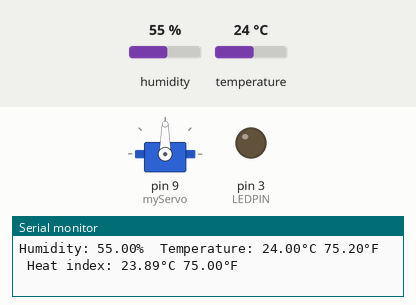
Simulated run of this sketch. Board: Arduino Uno, built with avr-gcc and run on an emulated ATmega328P. Parts: servo, output pins drawn as LEDs (lit = HIGH), the last lines printed to the serial monitor. The test bench sets the inputs (shaded band); at power-on: temperature 24 °C, humidity 55 %.

Above: at 7.92 s.
8.4 s: temperature set to 22.6 °C
16.1 s: temperature set to 21.3 °C
At 19.0 s:
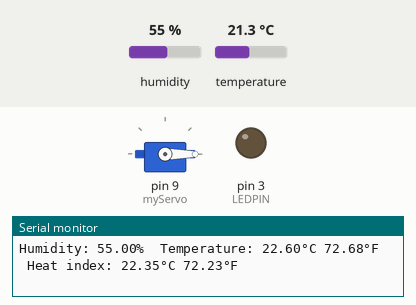
23.8 s: temperature set to 28 °C
At 24.79 s:
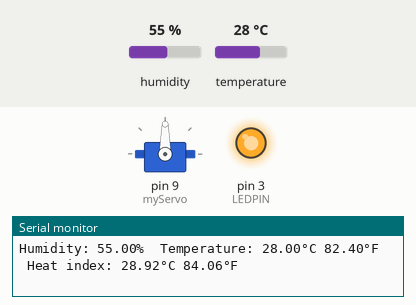
Timing chart, 0 to 37.2 s (numbered marks = the images above; inputs shaded):
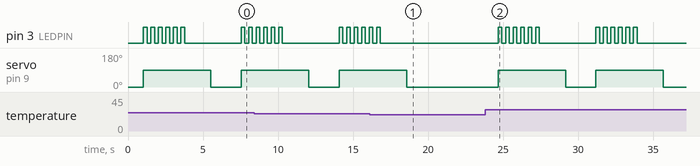

Measured:
- the behaviour switches between 22.1 and 22 °C on temperature (found by bisection; images 0 and 1)
- after the input at 16.1 s, pin 3 (LEDPIN): goes on until 16.8 s, then stays LOW; servo on pin 9 (myServo): goes on until 18.6 s, then stays 0°
- after the input at 23.8 s, pin 3 (LEDPIN): goes 5 × (HIGH 0.25 s, LOW 0.25 s), HIGH 0.25 s, LOW 3.8 s, 5 × (HIGH 0.25 s, LOW 0.25 s), HIGH 0.25 s, then LOW, starting after 0.87 s; servo on pin 9 (myServo): alternates 90° for 4.5 s and 0° for 2.0 s, starting after 0.87 s

The sketch:

DHTtester.ino
```cpp
#include "DHT.h"
#include <Servo.h>  // Include the Servo library

#define DHTPIN 2     // Digital pin connected to the DHT sensor
#define DHTTYPE DHT22   // DHT 22 (AM2302), AM2321
#define LEDPIN 3    // Digital pin connected to the LED

DHT dht(DHTPIN, DHTTYPE);
Servo myServo;  // Create a servo object

void setup() {
  Serial.begin(9600);
  Serial.println(F("DHTxx test!"));

  dht.begin();
  myServo.attach(9);  // Attaches the servo on pin 9 to the servo object
  myServo.write(0);   // Ensure servo is at 0 degrees at start-up

  pinMode(LEDPIN, OUTPUT);  // Set the LED pin as an output
  digitalWrite(LEDPIN, LOW);  // Ensure LED is off at start-up
}

void loop() {
  // Wait a few seconds between measurements.
  delay(1000);

  float h = dht.readHumidity();
  // Read temperature as Celsius (the default)
  float t = dht.readTemperature();
  // Read temperature as Fahrenheit (isFahrenheit = true)
  float f = dht.readTemperature(true);

  // Check if any reads failed and exit early (to try again).
  if (isnan(h) || isnan(t) || isnan(f)) {
    Serial.println(F("Failed to read from DHT sensor!"));
    return;
  }

  // Compute heat index in Fahrenheit (the default)
  float hif = dht.computeHeatIndex(f, h);
  // Compute heat index in Celsius (isFahrenheit = false)
  float hic = dht.computeHeatIndex(t, h, false);

  Serial.print(F("Humidity: "));
  Serial.print(h);
  Serial.print(F("%  Temperature: "));
  Serial.print(t);
  Serial.print(F("°C "));
  Serial.print(f);
  Serial.print(F("°F  Heat index: "));
  Serial.print(hic);
  Serial.print(F("°C "));
  Serial.print(hif);
  Serial.println(F("°F"));

  // Control the servo and LED based on the temperature
  if (t > 22) {
    myServo.write(90);  // Turn servo to 90 degrees
    for (int i = 0; i < 6; i++) {  // Flash LED three times (6 toggles)
      digitalWrite(LEDPIN, HIGH);
      delay(250);  // LED on for 250 ms
      digitalWrite(LEDPIN, LOW);
      delay(250);  // LED off for 250 ms
    }
    delay(3000 - 1500);  // Subtract the LED flashing time from the 3-second wait
    myServo.write(0);   // Return servo to 0 degrees
    delay(1000);        // Wait for the servo to reach 0 degrees before the next loop iteration
  }
}
```
